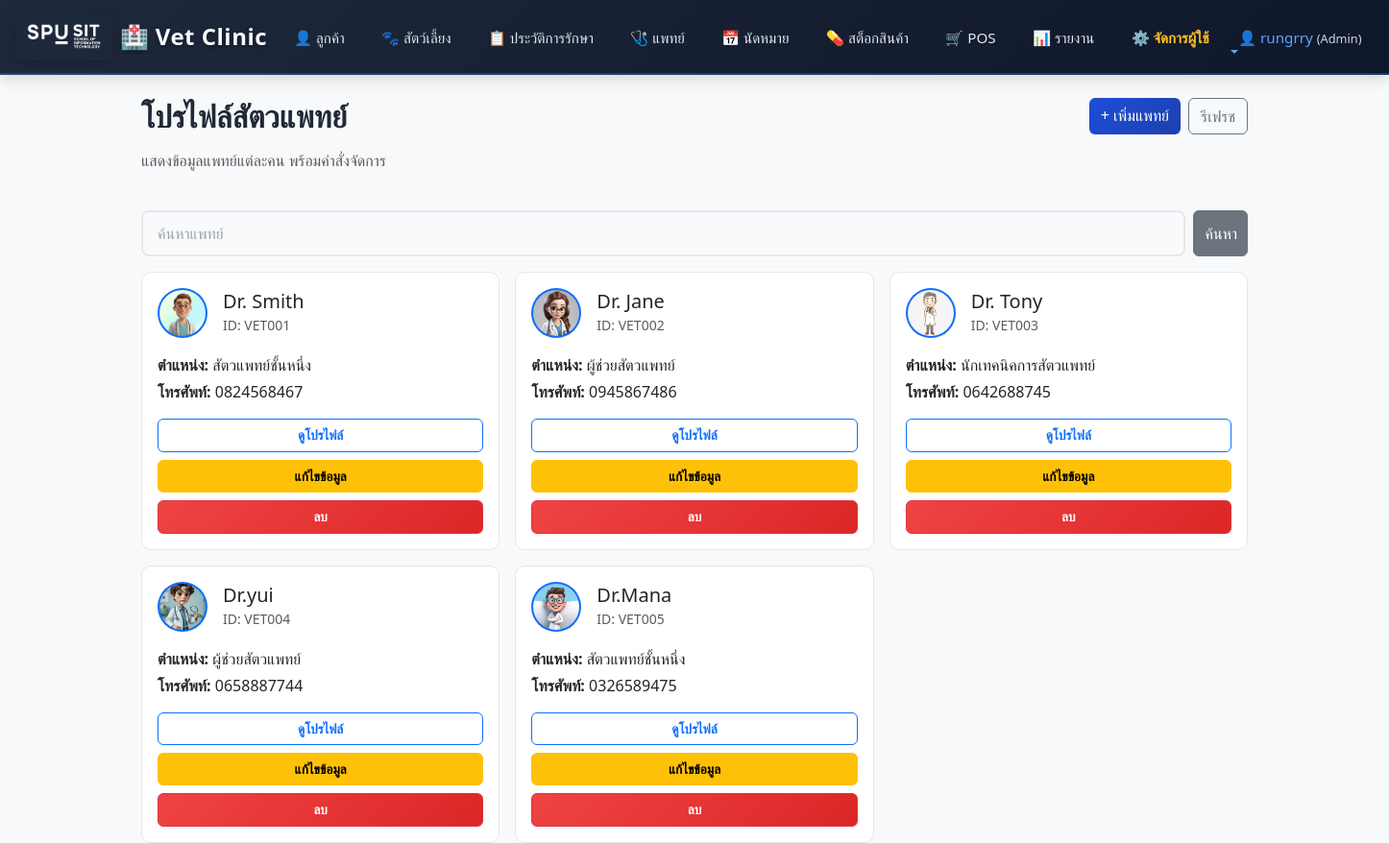
/vets/ (signed in), run on the app's committed database.
### myapp/models.py (models this page shows)
class Veterinarians(models.Model):
    vet_id = models.CharField(primary_key=True, max_length=6)
    vet_name = models.CharField(max_length=100)
    specialization = models.CharField(max_length=100, blank=True, null=True)
    phone = models.CharField(max_length=15, blank=True, null=True)
    class Meta:
        managed = True
        db_table = 'Veterinarians'

### myapp/views.py (the view)
# urls.py: path('vets/', views.vet_list, name='vet_list'),
@login_required
def vet_list(request):
    q = request.GET.get('q')
    if q:
        vets = Veterinarians.objects.filter(
            Q(vet_name__icontains=q) |
            Q(specialization__icontains=q) |
            Q(phone__icontains=q)
        )
    else:
        vets = Veterinarians.objects.all()
    vet_rows = []
    for vet in vets:
        vet_rows.append({
            'vet': vet,
            'image_url': get_vet_image_url(vet.vet_id)
        })
    return render(request, 'veterinarians.html', {'vets': vet_rows, 'q': q})

### myapp/context_processors.py (called while the page is built, shortened)
def user_role(request):
    role = None
    if request.user.is_authenticated:
        if request.user.is_superuser:
            role = 'admin'
    return {'user_role': role}

### myapp/views.py (called while the page is built)
def get_vet_image_url(vet_id):
    image_dir = os.path.join(settings.MEDIA_ROOT, 'vet_images')
    if not os.path.exists(image_dir):
        return None
    for ext in ['.jpg', '.jpeg', '.png', '.gif']:
        candidate = os.path.join(image_dir, f"{vet_id}{ext}")
        if os.path.exists(candidate):
            return settings.MEDIA_URL + f"vet_images/{vet_id}{ext}"
    return None

### myapp/templates/veterinarians.html
{% extends 'base.html' %}
{% block content %}
<div class="container mt-4">
  <div class="d-flex flex-column flex-md-row justify-content-between align-items-start mb-4 gap-2">
    <div>
      <h2>โปรไฟล์สัตวแพทย์</h2>
      <p class="text-muted">แสดงข้อมูลแพทย์แต่ละคน พร้อมคำสั่งจัดการ</p>
    </div>
    <div class="d-flex gap-2">
      {% if user_role != 'user' %}
      <a href="{% url 'add_vet' %}" class="btn btn-primary">+ เพิ่มแพทย์</a>
      {% endif %}
      <a href="{% url 'vet_list' %}" class="btn btn-outline-secondary">รีเฟรช</a>
    </div>
  </div>
  <div class="mb-3">
    <form method="get" class="d-flex flex-column flex-sm-row" style="gap: 0.5rem; max-width: 100%;">
      <input type="text" name="q" class="form-control" placeholder="ค้นหาแพทย์" value="{{ q|default:'' }}">
      <button type="submit" class="btn btn-secondary">ค้นหา</button>
    </form>
  </div>
  <div class="row g-3">
    {% for row in vets %}
      {% with vet=row.vet %}
      <div class="col-12 col-sm-6 col-lg-4">
        <div class="card h-100">
          <div class="card-body d-flex flex-column">
            <div class="d-flex align-items-center mb-3">
              <div class="rounded-circle bg-primary text-white d-flex align-items-center justify-content-center" style="width:52px; height:52px; font-size:1.25rem;">
                {% if row.image_url %}
                  <img src="{{ row.image_url }}" alt="{{ vet.vet_name }}" style="width:48px; height:48px; object-fit:cover; border-radius:50%;" />
                {% else %}
                  👩‍⚕️
                {% endif %}
              </div>
              <div class="ms-3">
                <h5 class="card-title mb-0">{{ vet.vet_name }}</h5>
                <small class="text-muted">ID: {{ vet.vet_id }}</small>
              </div>
            </div>
            <p class="mb-1"><strong>ตำแหน่ง:</strong> {{ vet.specialization|default:'ไม่ระบุ' }}</p>
            <p class="mb-3"><strong>โทรศัพท์:</strong> {{ vet.phone|default:'ไม่ระบุ' }}</p>
            <div class="mt-auto">
              <a href="{% url 'vet_profile' vet.vet_id %}" class="btn btn-sm btn-outline-primary w-100 mb-2">ดูโปรไฟล์</a>
              {% if user_role != 'user' %}
              <a href="{% url 'edit_vet' vet.vet_id %}" class="btn btn-sm btn-warning w-100 mb-2">แก้ไขข้อมูล</a>
              <a href="{% url 'delete_vet' vet.vet_id %}" class="btn btn-sm btn-danger w-100" onclick="return confirm('ยืนยันลบแพทย์นี้?');">ลบ</a>
              {% endif %}
            </div>
          </div>
        </div>
      </div>
      {% endwith %}
    {% empty %}
      <div class="col-12">
        <div class="alert alert-info">ยังไม่มีข้อมูลแพทย์ในระบบ</div>
      </div>
    {% endfor %}
  </div>
</div>
{% endblock %}

### myapp/templates/base.html (shortened to what this page needs)
<!DOCTYPE html>
<html>
<head>
    {% load static %}
    <link href="https://cdn.jsdelivr.net/npm/bootstrap@5.3.2/dist/css/bootstrap.min.css" rel="stylesheet">
    <link rel="stylesheet" href="{% static 'css/style.css' %}">
</head>
<body class="bg-light">
<nav class="navbar navbar-expand-lg navbar-dark" style="background: linear-gradient(135deg, #1e293b 0%, #0f172a 100%); border-bottom: 2px solid rgba(59, 130, 246, 0.3); box-shadow: 0 4px 15px rgba(0, 0, 0, 0.15);">
<div class="container">
<a class="navbar-brand" href="/">
    <img src="/media/Logo%20SPU%20SIT_White.png" alt="True Friend Vet Clinic Logo">
    <span>🏥 Vet Clinic</span>
</a>
<div class="collapse navbar-collapse" id="mainNav">
<ul class="navbar-nav me-auto mb-2 mb-lg-0">
<li class="nav-item"><a class="nav-link" href="/owners">👤 ลูกค้า</a></li>
<li class="nav-item"><a class="nav-link" href="/pets">🐾 สัตว์เลี้ยง</a></li>
<li class="nav-item"><a class="nav-link" href="/medical_records">📋 ประวัติการรักษา</a></li>
<li class="nav-item"><a class="nav-link" href="/vets">🩺 แพทย์</a></li>
<li class="nav-item"><a class="nav-link" href="/appointments">📅 นัดหมาย</a></li>
<li class="nav-item"><a class="nav-link" href="/medicines">💊 สต็อกสินค้า</a></li>
<li class="nav-item"><a class="nav-link" href="/pos">🛒 POS</a></li>
<li class="nav-item"><a class="nav-link" href="/reports">📊 รายงาน</a></li>
{% if user.is_superuser or user.is_staff %}
<li class="nav-item"><a class="nav-link" href="{% url 'user_list' %}" style="color: #fbbf24 !important; font-weight: bold;">⚙️ จัดการผู้ใช้</a></li>
{% endif %}
</ul>
<ul class="navbar-nav ms-auto">
<li class="nav-item dropdown">
<a class="nav-link dropdown-toggle" href="#" id="userDropdown" role="button" data-bs-toggle="dropdown" aria-expanded="false" style="color: #60a5fa !important;">
👤 {{ user.username }}
{% if user_role %}
  <span style="font-size:0.8rem; color: #cbd5e1;">({{ user_role|title }})</span>
{% endif %}
</a>
</li>
</ul>
</div>
</div>
</nav>
<div class="container mt-4">
{% block content %}
{% endblock %}
</div>
</body>
</html>

### myapp/static/css/style.css (style rules this page uses)
body { background: #f5f7fb; color: #1f2937; }
.card, .table { border-radius: 0.65rem; }
.btn-primary { background-color: #2b6cb0; border-color: #2b6cb0; }
.navbar-nav .nav-link { color: #e2e8f0 !important; margin-right: 0.4rem; }
.navbar-brand { color: #f8fafc !important; font-weight: 700; letter-spacing: 0.4px; }
.btn-primary { background-color: #1d4ed8; border-color: #1d4ed8; }
body { animation: fadeInBody 0.5s ease-in-out; }
.btn { transition: all 0.3s cubic-bezier(0.34, 1.56, 0.64, 1); position: relative; overflow: hidden; }
.btn::before { content: ''; position: absolute; top: 50%; left: 50%; width: 0; height: 0; border-radius: 50%; background: rgba(255, 255, 255, 0.3); transform: translate(-50%, -50%); transition: width 0.6s, height 0.6s; pointer-events: none; }
.btn-primary { background: linear-gradient(135deg, #1d4ed8, #1e40af) !important; border: none; }
.btn-danger { background: linear-gradient(135deg, #ef4444, #dc2626) !important; }
.form-control, .form-select { transition: all 0.3s ease; border: 2px solid #e5e7eb; background-color: #fafbfc; }
.form-control::placeholder { color: #9ca3af; font-weight: 500; }
a { transition: all 0.2s ease; }
.card { transition: all 0.3s cubic-bezier(0.34, 1.56, 0.64, 1); border: 1px solid #e5e7eb; }
.navbar { background: linear-gradient(135deg, #1e293b, #0f172a) !important; box-shadow: 0 4px 15px rgba(0, 0, 0, 0.1); animation: slideInNavbar 0.5s ease-out; }
.navbar-nav .nav-link { transition: all 0.3s ease !important; position: relative; padding-bottom: 5px !important; }
.navbar-nav .nav-link::after { content: ''; position: absolute; bottom: 0; left: 0; width: 0; height: 2px; background: linear-gradient(90deg, #3b82f6, #60a5fa); transition: width 0.3s ease; }
h2, h3, h4 { color: #1f2937; font-weight: 700; margin-bottom: 15px; }
.btn-sm { padding: 6px 12px; font-size: 0.85rem; border-radius: 6px; font-weight: 600; transition: all 0.2s ease; }
.mb-3 { margin-bottom: 20px; }
.form-control, .form-select { border: 2px solid #e5e7eb; border-radius: 8px; padding: 10px 15px; font-size: 1rem; transition: all 0.3s ease; background-color: #f9fafb; }
.form-control::placeholder { color: #9ca3af; }

### myapp/templates/base.html (style rules this page uses)
.navbar-brand { display: inline-flex; align-items: center; gap: 0.5rem; font-size: 1.5rem; font-weight: 700; letter-spacing: 0.5px; text-shadow: 0 2px 4px rgba(0, 0, 0, 0.3); animation: glow 2s ease-in-out infinite; }
.navbar-brand img { max-height: 50px; width: auto; border-radius: 0.35rem; box-shadow: 0 2px 8px rgba(0, 0, 0, 0.2); }
.container { max-width: 1200px; }
.navbar .container { max-width: 100%; width: 100%; padding-left: 1rem; padding-right: 1rem; }
.navbar-nav { gap: 0.5rem; }
.nav-link { white-space: nowrap; font-size: 0.95rem; padding: 0.5rem 0.75rem !important; }

### data on the page
Veterinarians: shows a picture, vet.vet_name "Dr. Smith", vet.vet_id "VET001", vet.specialization "สัตวแพทย์ชั้นหนึ่ง", vet.phone "0824568467"
Veterinarians: shows a picture, vet.vet_name "Dr. Jane", vet.vet_id "VET002", vet.specialization "ผู้ช่วยสัตวแพทย์", vet.phone "0945867486"
Veterinarians: shows a picture, vet.vet_name "Dr. Tony", vet.vet_id "VET003", vet.specialization "นักเทคนิคการสัตวแพทย์", vet.phone "0642688745"
Veterinarians: shows a picture, vet.vet_name "Dr.yui", vet.vet_id "VET004", vet.specialization "ผู้ช่วยสัตวแพทย์", vet.phone "0658887744"
Veterinarians: shows a picture, vet.vet_name "Dr.Mana", vet.vet_id "VET005", vet.specialization "สัตวแพทย์ชั้นหนึ่ง", vet.phone "0326589475"

### other printed values
{{ user.username }} "rungrry"
{{ user_role|title }} "Admin"
